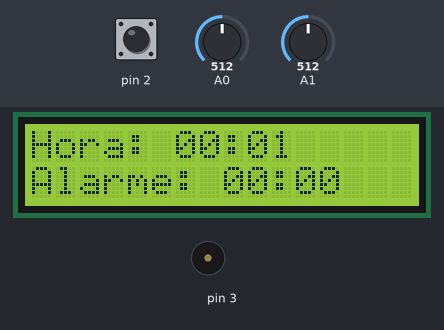
This sketch was run on a simulated Arduino Uno, built with avr-gcc and run on an emulated ATmega328P. On the bench: 16×2 character LCD, buzzer (waves = sounding). The inputs (shaded band) are chosen by the test bench; at power-on: pin 2 HIGH, A0 = 512, A1 = 512.

Above: at 1.1 s.
2.3 s: pin 2 pulled LOW for 0.15 s
At 3.8 s:
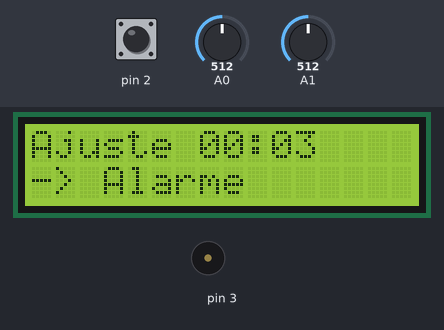
5.4 s: pin 2 pulled LOW for 1 s
At 6.8 s:
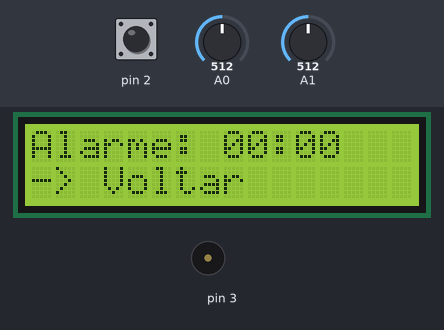
7.9 s: A0 set to 810
At 8.24 s:
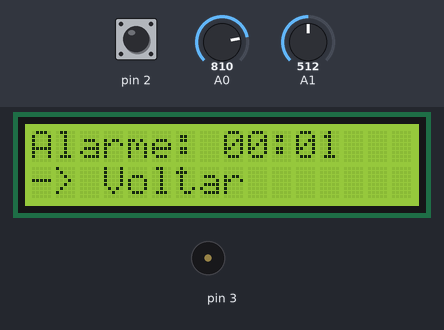
9.6 s: pin 2 pulled LOW for 3.2 s
At 11.7 s:
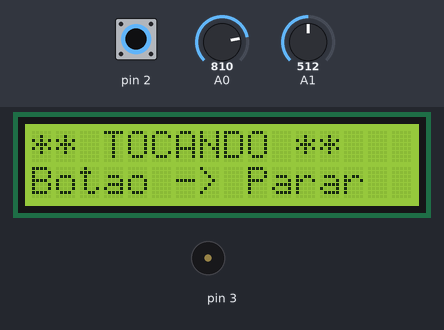
13.4 s: pin 2 pulled LOW for 0.15 s
At 13.7 s:
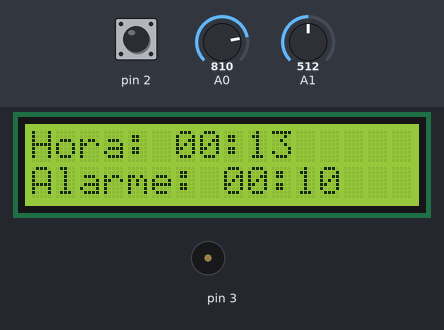
Timing chart, 0 to 16.4 s (numbered marks = the images above; inputs shaded):
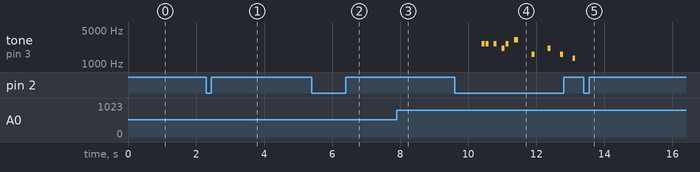

Measured:
- after the input at 2.3 s, the display: first changes after 0.22 s (image 1 shows a later state)
- after the input at 5.4 s, the display: first differs from a run without the input after 0.45 s (image 2)
- after the input at 7.9 s, the display: changes after 0.24 s (image 3)
- after the input at 9.6 s, tone on pin 3: plays 2637 Hz for 0.08 s, 2637 Hz for 0.08 s, 2637 Hz for 0.08 s, 2093 Hz for 0.08 s, 2637 Hz for 0.08 s, 3136 Hz for 0.11 s … (10 notes in this stretch), starting after 0.80 s
- after the input at 13.4 s, tone on pin 3: stops changing and stays silent; the display: changes after 0.05 s (image 5)
- what the display in image 0 shows lasts 1.0 s, from 1.1 s to 2.1 s

The sketch:

Alarme.ino
```cpp
#include <LiquidCrystal.h>

enum EstadoSistema { MOSTRAR_HORA, AJUSTAR_HORA, AJUSTAR_ALARME, TOCANDO_ALARME };
EstadoSistema estadoAtual = MOSTRAR_HORA;

class Joystick {
  int pinX, pinY, pinBotao;
  int limiar = 300;
  unsigned long ultimaLeitura = 0;
  bool botaoPressionado = false;
  bool botaoAnterior = false;

public:
  Joystick(int x, int y, int botao) : pinX(x), pinY(y), pinBotao(botao) {
    pinMode(pinBotao, INPUT_PULLUP);
  }

  void update() {
    bool leituraAtual = !digitalRead(pinBotao);
    if (leituraAtual && !botaoAnterior && millis() - ultimaLeitura > 300) {
      botaoPressionado = true;
      ultimaLeitura = millis();
    } else {
      botaoPressionado = false;
    }
    botaoAnterior = leituraAtual;
  }

  bool pressionado() {
    return botaoPressionado;
  }

  String getDirecao() {
    int x = analogRead(pinX);
    int y = analogRead(pinY);

    if (y > 800) return "CIMA";
    if (y < 200) return "BAIXO";
    if (x > 800) return "DIREITA";
    if (x < 200) return "ESQUERDA";
    return "CENTRO";
  }
};

class Clock {
  int minutos = 0, segundos = 0;
  int alarmeMinuto = 0, alarmeSegundo = 0;
  unsigned long ultimoSegundo = 0;

public:
  void update() {
    if (millis() - ultimoSegundo >= 1000) {
      ultimoSegundo = millis();
      segundos++;
      if (segundos >= 60) {
        segundos = 0;
        minutos = (minutos + 1) % 60;
      }
    }
  }

  void ajustarHora(String dir) {
    if (dir == "CIMA") minutos = (minutos + 1) % 60;
    if (dir == "BAIXO") minutos = (minutos + 59) % 60;
    if (dir == "DIREITA") segundos = (segundos + 1) % 60;
    if (dir == "ESQUERDA") segundos = (segundos + 59) % 60;
    delay(200);
  }

  void ajustarAlarme(String dir) {
    if (dir == "CIMA") alarmeMinuto = (alarmeMinuto + 1) % 60;
    if (dir == "BAIXO") alarmeMinuto = (alarmeMinuto + 59) % 60;
    if (dir == "DIREITA") alarmeSegundo = (alarmeSegundo + 1) % 60;
    if (dir == "ESQUERDA") alarmeSegundo = (alarmeSegundo + 59) % 60;
    delay(200);
  }

  bool horaIgualAlarme() {
    return (minutos == alarmeMinuto && segundos == alarmeSegundo);
  }

  String getHoraAtual() {
    return (minutos < 10 ? "0" : "") + String(minutos) + ":" + (segundos < 10 ? "0" : "") + String(segundos);
  }

  String getHoraAlarme() {
    return (alarmeMinuto < 10 ? "0" : "") + String(alarmeMinuto) + ":" + (alarmeSegundo < 10 ? "0" : "") + String(alarmeSegundo);
  }
};
/*
class Buzzer {
  int pino;
  bool ativo = false;
  unsigned long ultimaTroca = 0;
  bool estadoSom = false;

public:
  Buzzer(int p) : pino(p) {
    pinMode(pino, OUTPUT);
  }

  void tocar() {
    if (millis() - ultimaTroca > 500) {  // alterna a cada 0.5s
      ultimaTroca = millis();
      estadoSom = !estadoSom;
      if (estadoSom) {
        tone(pino, 1000); // frequência de 1000 Hz
      } else {
        noTone(pino);
      }
    }
    ativo = true;
  }

  void parar() {
    noTone(pino);
    ativo = false;
  }

  bool estaTocando() {
    return ativo;
  }
};
*/

#define NOTE_C6 1047
#define NOTE_E6 1319
#define NOTE_G6 1568
#define NOTE_A6 1760
#define NOTE_AS6 1865
#define NOTE_B6 1976
#define NOTE_C7 2093
#define NOTE_D7 2349
#define NOTE_E7 2637
#define NOTE_F7 2794
#define NOTE_G7 3136
#define NOTE_A7 3520

int melody[] = {
  NOTE_E7, NOTE_E7, 0, NOTE_E7,
  0, NOTE_C7, NOTE_E7, 0,
  NOTE_G7, 0, 0,  0,
  NOTE_G6, 0, 0, 0,

  NOTE_C7, 0, 0, NOTE_G6,
  0, 0, NOTE_E6, 0,
  0, NOTE_A6, 0, NOTE_B6,
  0, NOTE_AS6, NOTE_A6, 0,

  NOTE_G6, NOTE_E7, NOTE_G7,
  NOTE_A7, 0, NOTE_F7, NOTE_G7,
  0, NOTE_E7, 0, NOTE_C7,
  NOTE_D7, NOTE_B6, 0, 0
};

int noteDurations[] = {
  12, 12, 12, 12,
  12, 12, 12, 12,
  9, 12, 12, 12,
  12, 12, 12, 12,

  12, 12, 12, 12,
  12, 12, 12, 12,
  12, 12, 12, 12,
  12, 12, 12, 12,

  9, 9, 9,
  12, 12, 12, 12,
  12, 12, 12, 12,
  12, 12, 12, 12
};

class Buzzer {
  int pino;
  bool ativo = false;
  int notaAtual = 0;
  unsigned long ultimaNota = 0;
  bool tocandoNota = false;

public:
  Buzzer(int p) : pino(p) {
    pinMode(pino, OUTPUT);
  }

  void tocar() {
    ativo = true;
    if (notaAtual >= sizeof(melody) / sizeof(int)) {
      notaAtual = 0;
      return;
    }

    unsigned long tempoAtual = millis();
    int duracaoNota = 1000 / noteDurations[notaAtual];

    if (!tocandoNota) {
      int nota = melody[notaAtual];
      if (nota != 0) tone(pino, nota, duracaoNota);
      ultimaNota = tempoAtual;
      tocandoNota = true;
    } else {
      if (tempoAtual - ultimaNota >= duracaoNota * 1.3) {
        notaAtual++;
        tocandoNota = false;
      }
    }
  }

  void parar() {
    noTone(pino);
    notaAtual = 0;
    tocandoNota = false;
    ativo = false;
  }

  bool estaTocando() {
    return ativo;
  }
};

LiquidCrystal lcd(7, 8, 9, 10, 11, 12);
Joystick joystick(A0, A1, 2);
Clock relogio;
Buzzer buzzer(3);

void limparLinha(int linha) {
  lcd.setCursor(0, linha);
  lcd.print("                ");
}

void setup() {
  lcd.begin(16, 2);
  lcd.clear();
  delay(1000);
  lcd.clear();
}

void loop() {
  joystick.update();
  relogio.update();

  switch (estadoAtual) {
    case MOSTRAR_HORA:
      limparLinha(0);
      lcd.setCursor(0, 0);
      lcd.print("Hora: " + relogio.getHoraAtual());

      limparLinha(1);
      lcd.setCursor(0, 1);
      lcd.print("Alarme: " + relogio.getHoraAlarme());

      if (joystick.pressionado()) estadoAtual = AJUSTAR_HORA;
      if (relogio.horaIgualAlarme()) estadoAtual = TOCANDO_ALARME;
      break;

    case AJUSTAR_HORA:
      relogio.ajustarHora(joystick.getDirecao());

      limparLinha(0);
      lcd.setCursor(0, 0);
      lcd.print("Ajuste " + relogio.getHoraAtual());

      limparLinha(1);
      lcd.setCursor(0, 1);
      lcd.print("-> Alarme");

      if (joystick.pressionado()) estadoAtual = AJUSTAR_ALARME;
      break;

    case AJUSTAR_ALARME:
      relogio.ajustarAlarme(joystick.getDirecao());

      limparLinha(0);
      lcd.setCursor(0, 0);
      lcd.print("Alarme: " + relogio.getHoraAlarme());

      limparLinha(1);
      lcd.setCursor(0, 1);
      lcd.print("-> Voltar");

      if (joystick.pressionado()) estadoAtual = MOSTRAR_HORA;
      break;

    case TOCANDO_ALARME:
      buzzer.tocar();

      limparLinha(0);
      lcd.setCursor(0, 0);
      lcd.print("** TOCANDO **");

      limparLinha(1);
      lcd.setCursor(0, 1);
      lcd.print("Botao -> Parar");

      if (joystick.pressionado()) {
        buzzer.parar();
        estadoAtual = MOSTRAR_HORA;
      }
      break;
  }
}
```
